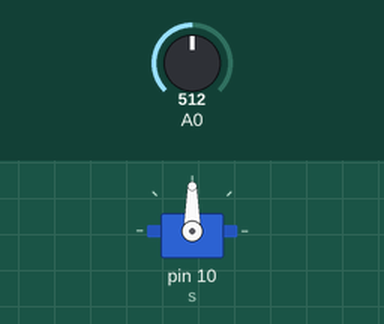
Simulated run of this sketch. Board: Arduino Uno, built with avr-gcc and run on an emulated ATmega328P. Parts: servo. The test bench sets the inputs (shaded band); at power-on: A0 = 512.

Above: at 1.2 s.
1.3 s: A0 set to 716
At 2.3 s:
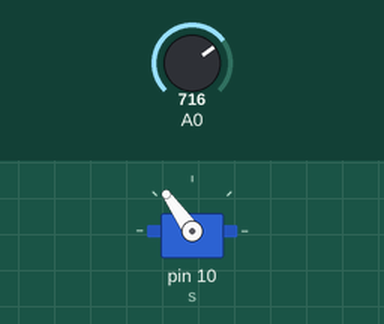
2.8 s: A0 set to 900
At 3.5 s:
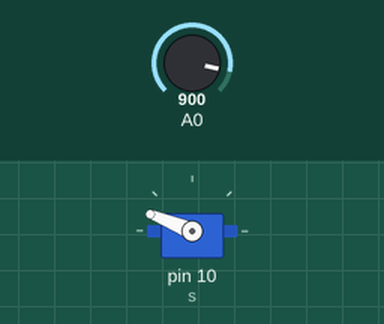
4.3 s: A0 set to 1023
At 4.6 s:
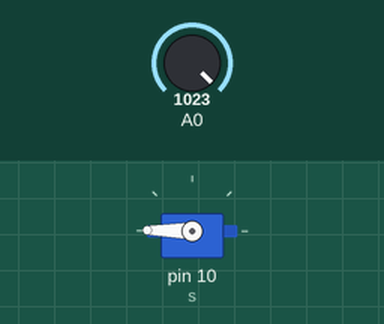
5.8 s: A0 set to 306
At 7.0 s:
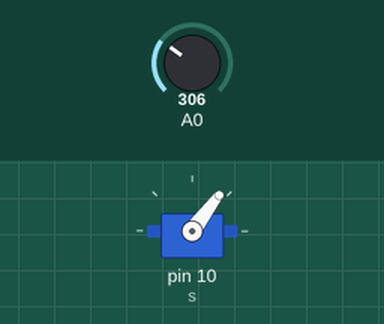
7.3 s: A0 set to 122
At 8.1 s:
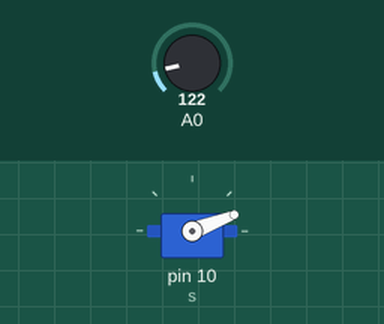
Timing chart, 0 to 9.8 s (numbered marks = the images above; inputs shaded):
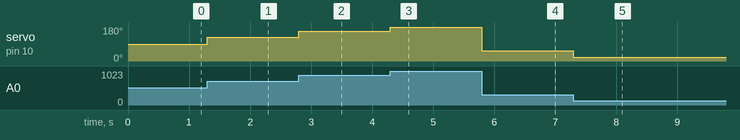

Measured:
- after the input at 1.3 s, servo on pin 10 (s): 90° → 125° at once
- after the input at 2.8 s, servo on pin 10 (s): 125° → 158° at once
- after the input at 4.3 s, servo on pin 10 (s): 158° → 179° at once
- after the input at 5.8 s, servo on pin 10 (s): 179° → 53° at once
- after the input at 7.3 s, servo on pin 10 (s): 53° → 21° at once

The sketch:

Circuit7-PotControlServo.ino
```cpp
#include <Servo.h>

//Create variable representing a servo
Servo s;

//Create variable representing the position of the potentiometer
int potValue; // int = integer, i.e whole number

void setup() {
  //Set pin 10 to output mode
  pinMode(10,OUTPUT);
  //Associate servo variable with pin 10
  s.attach(10);
  //Set pin A0 to input mode
  pinMode(A0, INPUT);
}

void loop() {
  //Set potValue variable to the analog value detected on pin A0
  potValue = analogRead(0); //~0 = close to one side, ~1024 = closer to the other side

  //Set potValue's new value to its current value over 1024, multiplied by 255
  //analogRead() gives value between 0 and 1024, while servo takes between 0 and 180, so this converts it
  potValue = potValue/1024.0 * 180;

  //Set servo position based on value of potValue variable
  s.write(potValue);
}
```
